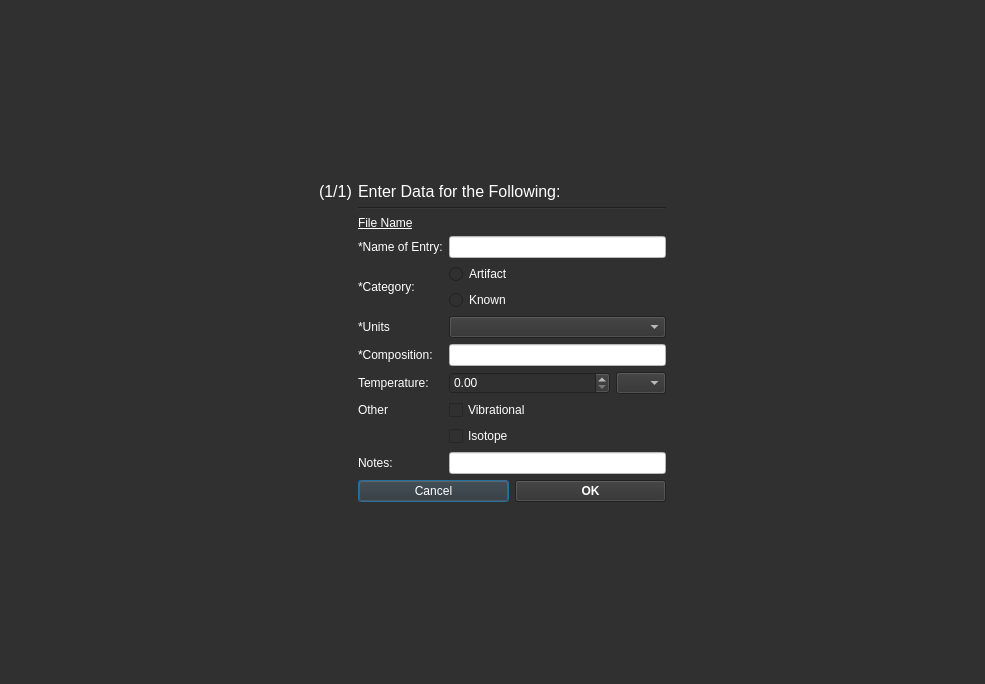
<?xml version="1.0" encoding="UTF-8"?>
<ui version="4.0">
 <class>Dialog</class>
 <widget class="QDialog" name="Dialog">
  <property name="geometry">
   <rect>
    <x>0</x>
    <y>0</y>
    <width>985</width>
    <height>684</height>
   </rect>
  </property>
  <property name="minimumSize">
   <size>
    <width>0</width>
    <height>9</height>
   </size>
  </property>
  <property name="maximumSize">
   <size>
    <width>16777215</width>
    <height>16777214</height>
   </size>
  </property>
  <property name="windowTitle">
   <string>Dialog</string>
  </property>
  <property name="styleSheet">
   <string notr="true">background-color: rgb(48, 48, 48);
gridline-color: rgb(195, 195, 195);
color: rgb(255, 255, 255);
</string>
  </property>
  <layout class="QGridLayout" name="gridLayout_2">
   <item row="1" column="1">
    <widget class="QLabel" name="index_lbl">
     <property name="font">
      <font>
       <pointsize>12</pointsize>
      </font>
     </property>
     <property name="text">
      <string>(1/1)</string>
     </property>
    </widget>
   </item>
   <item row="0" column="3">
    <spacer name="horizontalSpacer_2">
     <property name="orientation">
      <enum>Qt::Horizontal</enum>
     </property>
     <property name="sizeHint" stdset="0">
      <size>
       <width>40</width>
       <height>20</height>
      </size>
     </property>
    </spacer>
   </item>
   <item row="0" column="2">
    <spacer name="verticalSpacer">
     <property name="orientation">
      <enum>Qt::Vertical</enum>
     </property>
     <property name="sizeHint" stdset="0">
      <size>
       <width>20</width>
       <height>40</height>
      </size>
     </property>
    </spacer>
   </item>
   <item row="3" column="2">
    <widget class="Line" name="line">
     <property name="orientation">
      <enum>Qt::Horizontal</enum>
     </property>
    </widget>
   </item>
   <item row="1" column="2">
    <widget class="QLabel" name="label_7">
     <property name="font">
      <font>
       <pointsize>12</pointsize>
       <weight>50</weight>
       <bold>false</bold>
      </font>
     </property>
     <property name="text">
      <string>Enter Data for the Following:</string>
     </property>
    </widget>
   </item>
   <item row="0" column="0">
    <spacer name="horizontalSpacer">
     <property name="orientation">
      <enum>Qt::Horizontal</enum>
     </property>
     <property name="sizeHint" stdset="0">
      <size>
       <width>40</width>
       <height>20</height>
      </size>
     </property>
    </spacer>
   </item>
   <item row="4" column="2">
    <widget class="QLabel" name="file_name_lbl">
     <property name="font">
      <font>
       <weight>50</weight>
       <bold>false</bold>
       <underline>true</underline>
       <strikeout>false</strikeout>
      </font>
     </property>
     <property name="text">
      <string>File Name</string>
     </property>
    </widget>
   </item>
   <item row="8" column="2">
    <spacer name="verticalSpacer_2">
     <property name="orientation">
      <enum>Qt::Vertical</enum>
     </property>
     <property name="sizeHint" stdset="0">
      <size>
       <width>20</width>
       <height>40</height>
      </size>
     </property>
    </spacer>
   </item>
   <item row="7" column="2">
    <layout class="QHBoxLayout" name="horizontalLayout">
     <item>
      <widget class="QPushButton" name="cancel_btn">
       <property name="sizePolicy">
        <sizepolicy hsizetype="Minimum" vsizetype="Fixed">
         <horstretch>0</horstretch>
         <verstretch>0</verstretch>
        </sizepolicy>
       </property>
       <property name="minimumSize">
        <size>
         <width>0</width>
         <height>0</height>
        </size>
       </property>
       <property name="text">
        <string>Cancel</string>
       </property>
      </widget>
     </item>
     <item>
      <widget class="QPushButton" name="ok_btn">
       <property name="font">
        <font>
         <weight>75</weight>
         <bold>true</bold>
        </font>
       </property>
       <property name="text">
        <string>OK</string>
       </property>
      </widget>
     </item>
    </layout>
   </item>
   <item row="5" column="2">
    <layout class="QGridLayout" name="gridLayout">
     <item row="7" column="0">
      <widget class="QLabel" name="label_8">
       <property name="text">
        <string>Other</string>
       </property>
      </widget>
     </item>
     <item row="7" column="1">
      <layout class="QVBoxLayout" name="verticalLayout">
       <item>
        <widget class="QCheckBox" name="vibrational_chkbx">
         <property name="text">
          <string>Vibrational</string>
         </property>
        </widget>
       </item>
      </layout>
     </item>
     <item row="8" column="1">
      <widget class="QCheckBox" name="isotope_chkbx">
       <property name="text">
        <string>Isotope</string>
       </property>
      </widget>
     </item>
     <item row="3" column="1">
      <widget class="QComboBox" name="units_combobx"/>
     </item>
     <item row="14" column="0">
      <widget class="QLabel" name="label_6">
       <property name="text">
        <string>Notes: </string>
       </property>
      </widget>
     </item>
     <item row="2" column="0">
      <widget class="QLabel" name="label_3">
       <property name="text">
        <string>*Category:</string>
       </property>
      </widget>
     </item>
     <item row="1" column="0">
      <widget class="QLabel" name="label_2">
       <property name="text">
        <string>*Name of Entry:</string>
       </property>
      </widget>
     </item>
     <item row="6" column="0">
      <widget class="QLabel" name="label_5">
       <property name="text">
        <string>Temperature: </string>
       </property>
      </widget>
     </item>
     <item row="1" column="1">
      <widget class="QLineEdit" name="name_txt">
       <property name="styleSheet">
        <string notr="true">background-color: rgb(255, 255, 255);
color: rgb(25, 25, 25);</string>
       </property>
      </widget>
     </item>
     <item row="14" column="1">
      <widget class="QLineEdit" name="notes_txt">
       <property name="styleSheet">
        <string notr="true">background-color: rgb(255, 255, 255);
color: rgb(25, 25, 25);</string>
       </property>
      </widget>
     </item>
     <item row="4" column="0">
      <widget class="QLabel" name="label_4">
       <property name="text">
        <string>*Composition: </string>
       </property>
      </widget>
     </item>
     <item row="4" column="1">
      <widget class="QLineEdit" name="composition_txt">
       <property name="styleSheet">
        <string notr="true">background-color: rgb(255, 255, 255);
color: rgb(25, 25, 25);</string>
       </property>
      </widget>
     </item>
     <item row="2" column="1">
      <layout class="QVBoxLayout" name="verticalLayout_2">
       <property name="sizeConstraint">
        <enum>QLayout::SetDefaultConstraint</enum>
       </property>
       <item>
        <widget class="QRadioButton" name="artifact_rdio">
         <property name="text">
          <string>Artifact</string>
         </property>
        </widget>
       </item>
       <item>
        <widget class="QRadioButton" name="known_rdio">
         <property name="text">
          <string>Known</string>
         </property>
        </widget>
       </item>
      </layout>
     </item>
     <item row="3" column="0">
      <widget class="QLabel" name="label">
       <property name="text">
        <string>*Units</string>
       </property>
      </widget>
     </item>
     <item row="6" column="1">
      <layout class="QHBoxLayout" name="horizontalLayout_2">
       <item>
        <widget class="QDoubleSpinBox" name="temperature_spinbx"/>
       </item>
       <item>
        <widget class="QComboBox" name="temperature_units_chkbx">
         <property name="sizePolicy">
          <sizepolicy hsizetype="Fixed" vsizetype="Fixed">
           <horstretch>0</horstretch>
           <verstretch>0</verstretch>
          </sizepolicy>
         </property>
         <property name="maximumSize">
          <size>
           <width>50</width>
           <height>16777215</height>
          </size>
         </property>
        </widget>
       </item>
      </layout>
     </item>
    </layout>
   </item>
  </layout>
 </widget>
 <resources/>
 <connections/>
</ui>
